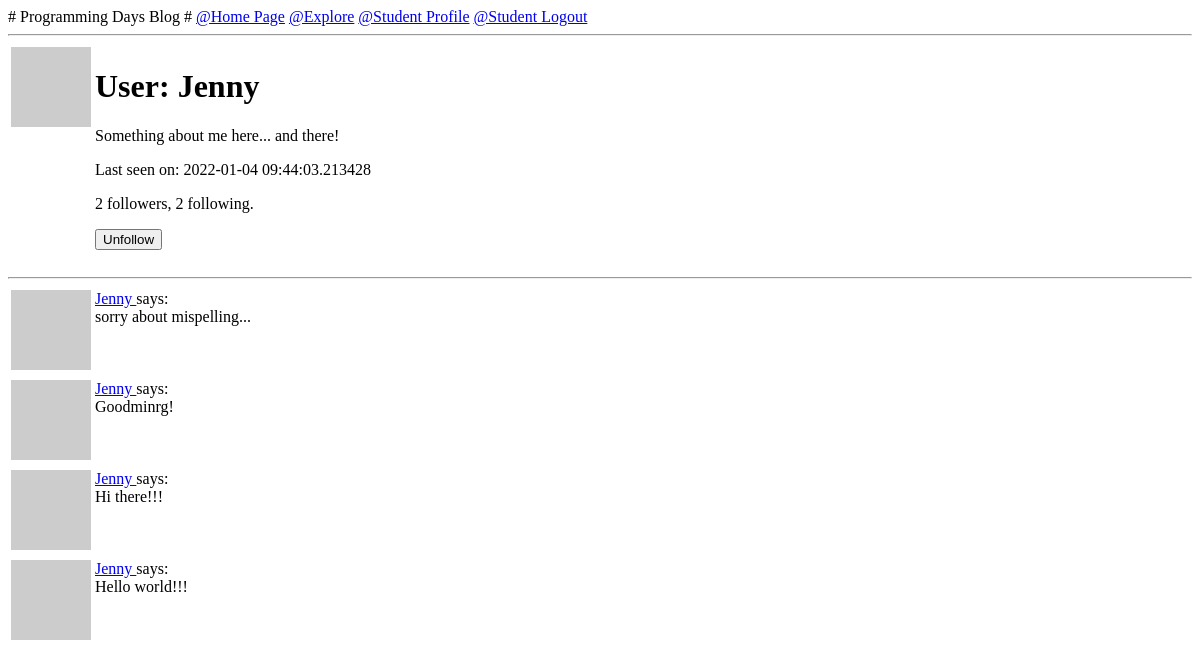
The page /user/Jenny (signed in) on the database as committed earlier.
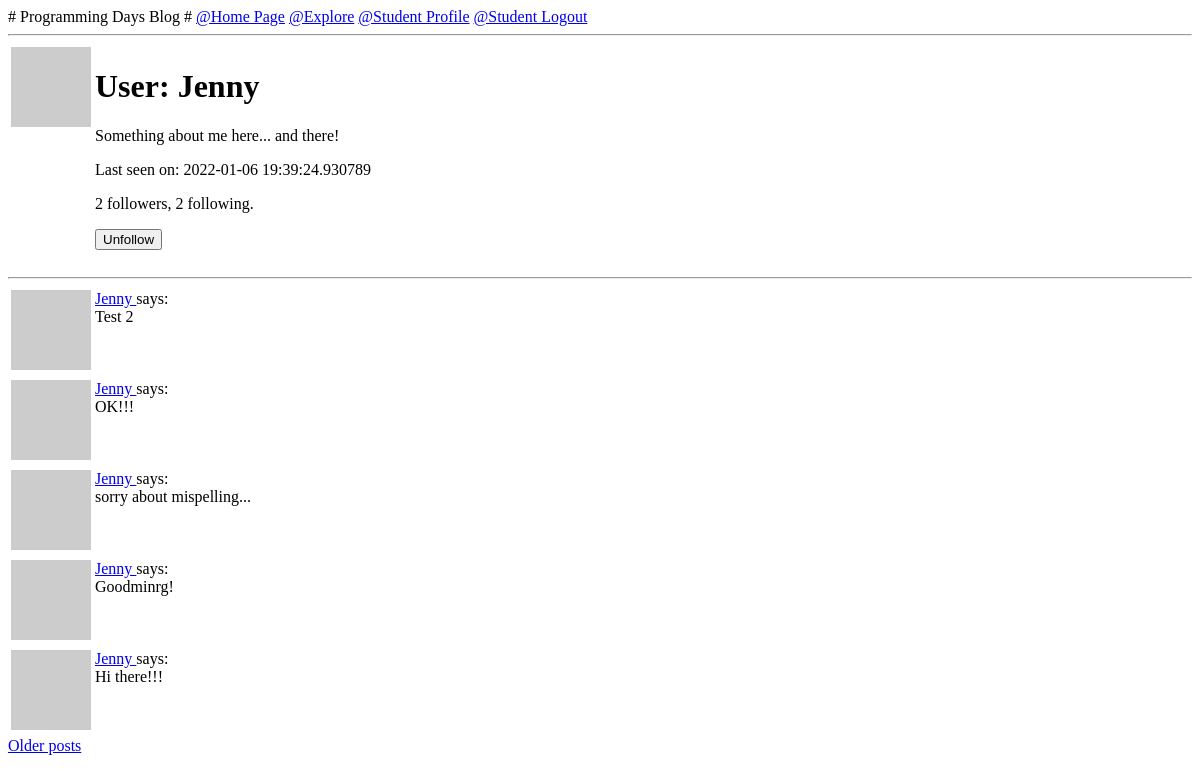
The same page on the database as committed later.
### app/models.py (models this page shows, shortened)
class User(UserMixin, db.Model):
    id = db.Column(db.Integer, primary_key=True)
    username = db.Column(db.String(64), index=True, unique=True)
    email = db.Column(db.String(120), index=True, unique=True)
    password_hash = db.Column(db.String(128))
    posts = db.relationship('Post', backref='author', lazy='dynamic')
    about_me = db.Column(db.String(200))
    last_seen = db.Column(db.DateTime, default=datetime.utcnow)
    def avatar(self, size):
        digest = md5(self.email.lower().encode('utf-8')).hexdigest()
        return 'https://www.gravatar.com/avatar/{}?d=identicon&s={}'.format(digest, size)
    followed = db.relationship('User', secondary=followers, primaryjoin=(followers.c.follower_id == id), secondaryjoin=(followers.c.followed_id == id), backref=db.backref('followers', lazy='dynamic'), lazy='dynamic')
    def is_following(self, user):
        return self.followed.filter(followers.c.followed_id == user.id).count() > 0

class Post(db.Model):
    id = db.Column(db.Integer, primary_key=True)
    body = db.Column(db.String(140))
    timestamp = db.Column(db.DateTime, index=True, default=datetime.utcnow)
    user_id = db.Column(db.Integer, db.ForeignKey('user.id'))

### app/routes.py (the view)
@app.route('/user/<username>')
@login_required
def user(username):
    user = User.query.filter_by(username=username).first_or_404()
    page = request.args.get('page', 1, type=int)
    posts = user.posts.order_by(Post.timestamp.desc()).paginate(page, app.config['POSTS_PER_PAGE'], False)
    next_url = url_for('user', username=user.username, page=posts.next_num) \
        if posts.has_next else None
    prev_url = url_for('user', username=user.username, page=posts.prev_num) \
        if posts.has_prev else None
    form = EmptyForm()
    return render_template('user.html', user=user, posts=posts.items, next_url=next_url, prev_url=prev_url, form=form)

### app/forms.py
class EmptyForm(FlaskForm):
    submit = SubmitField('Submit')

### app/models.py (called while the page is built)
@login.user_loader
def load_user(id):
    return User.query.get(int(id))

### app/routes.py (called while the page is built)
@app.before_request     # the before_request is to be executed right before any request
def before_request():
    if current_user.is_authenticated:
        current_user.last_seen = datetime.utcnow() # the current_user is already loaded, so no need to add to db
        db.session.commit() # the db.session.add is unecessary

### app/templates/user.html (shortened to what this page needs)
{% extends "base.html" %}
{% block content %}
    <table>
        <tr valign="top">
            <td><img src="{{ user.avatar(128) }}"></td>
            <td>
                <h1>User: {{ user.username }}</h1>
                {% if user.about_me %}<p>{{ user.about_me }}</p>{% endif %}
                {% if user.last_seen %}<p>Last seen on: {{ user.last_seen }}</p>{% endif %}
                <p>{{ user.followers.count() }} followers, {{ user.followed.count() }} following.</p>
                {% if user == current_user %}
                <p><a href="{{ url_for('edit_profile') }}">Edit your profile</a></p>
                {% else %}
                <p>
                    <form action="{{ url_for('unfollow', username=user.username) }}" method="post">
                        {{ form.submit(value='Unfollow') }}
                    </form>
                </p>
                {% endif %}
            </td>
        </tr>
    </table>
    <hr>
    {% for post in posts %}
        {% include '_post.html' %}
    {% endfor %}
    {% if next_url %}
    <a href="{{ next_url }}">Older posts</a>
    {% endif %}
{% endblock %}

### app/templates/base.html (shortened to what this page needs)
<!DOCTYPE html>
<html>
    <head>
    </head>
    <body>
        <div>
            # Programming Days Blog #
            <a href="{{ url_for('index') }}"> @Home Page</a>
            <a href="{{ url_for('explore') }}">@Explore</a>
            {% if current_user.is_anonymous %}
            <a href="{{ url_for('login') }}"> @Student Login</a>
            {% else %}
            <a href="{{ url_for('user', username=current_user.username) }}">@Student Profile</a>
            <a href="{{ url_for('logout') }}">@Student Logout</a>
            {% endif %}
        </div>
        <hr>
        {% block content %}{% endblock %}
    </body>
</html>

### app/templates/_post.html
<table>
    <tr valign="top">
        <td><img src="{{ post.author.avatar(36) }}"></td>
        <td>
            <a href="{{ url_for('user', username=post.author.username) }}">
                {{ post.author.username }}
            </a>
            says:<br>{{ post.body }}
        </td>
    </tr>
</table>

Rows that differ between the two databases and show on the page:
no longer on this page (row unchanged): Post: author.username "Jenny", body "Hello world!!!"
changed User "Jenny": last_seen "2022-01-04 09:44:03.213428" → "2022-01-06 19:39:24.930789"
added Post: author.username "Jenny", body "Test 2"
added Post: author.username "Jenny", body "OK!!!"
Other text that changed with them:
text now shown: "Older posts"
